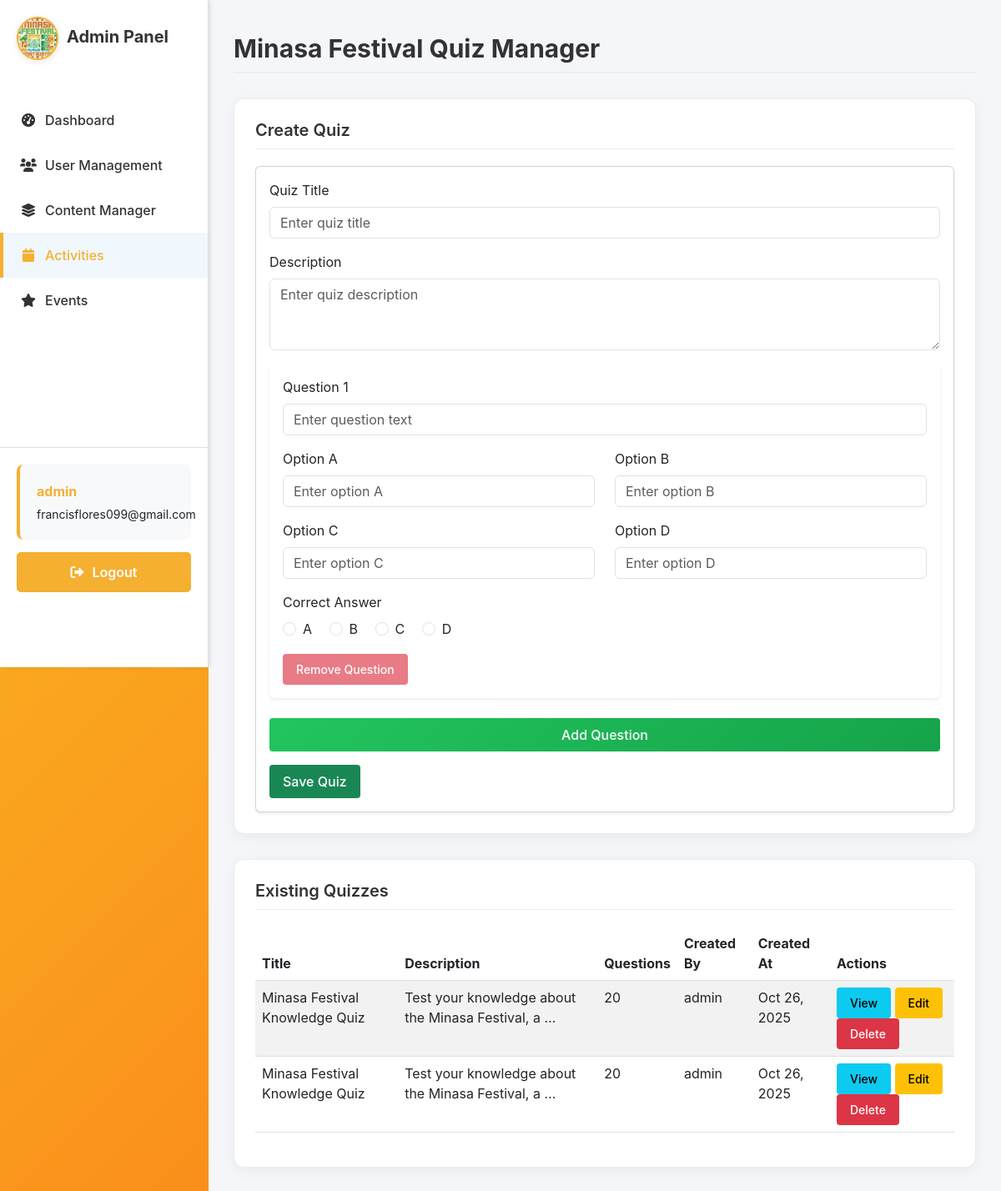
The app's page /adminpage/activities/ (signed in), older data.
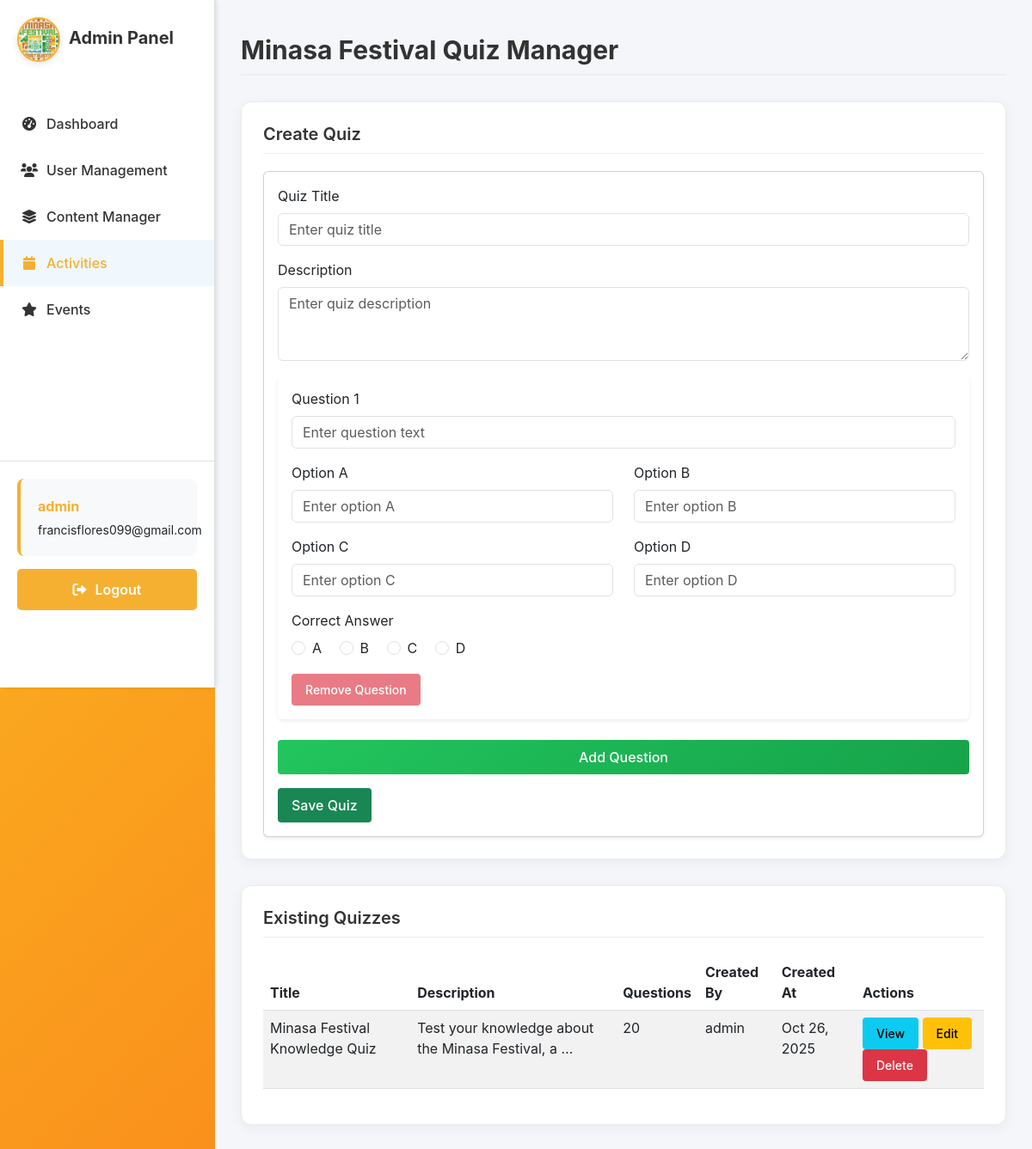
The same page, newer data.
### sections/models.py (models this page shows, shortened)
class Quiz(models.Model):
    title = models.CharField(max_length=200)
    description = models.TextField(blank=True, null=True)
    created_by = models.ForeignKey(User, on_delete=models.CASCADE)
    created_at = models.DateTimeField(auto_now_add=True)
    updated_at = models.DateTimeField(auto_now=True)
    class Meta:
        verbose_name = "Quiz"
        verbose_name_plural = "Quizzes"
        ordering = ['-created_at']

### sections/views.py (the view, shortened to what this page needs)
# urls.py: path('adminpage/activities/', views.adminpage_activities, name='adminpage-activities'),
@login_required
def adminpage_activities(request):
    if request.user.username == 'admin' or request.user.is_superuser:
        quizzes = Quiz.objects.all().order_by('-created_at')
        context = {
            'quizzes': quizzes,
        }
        return render(request, 'adminpage/adminpage-activities.html', context)
    return redirect('home')

### sections/templates/adminpage/adminpage-activities.html (shortened to what the changed rows need)
{% extends "users/base.html" %}
{% load static %}
{% block content %}
<link rel="stylesheet" href="{% static 'css/adminside.css' %}">
<div class="admin-sidebar">
    <div class="sidebar-header">
        <h2>Admin Panel</h2>
    </div>
</div>
<div class="admin-content">
    <div class="admin-header">
        <h1>Minasa Festival Quiz Manager</h1>
    </div>
    <div class="admin-panels">
        <section class="panel">
            <h2>Create Quiz</h2>
        </section>
        <section class="panel">
            <h2>Existing Quizzes</h2>
            {% if quizzes %}
                <div class="table-responsive">
                    <table class="table table-striped">
                        <thead>
                            <tr>
                                <th>Title</th>
                                <th>Description</th>
                                <th>Questions</th>
                                <th>Created By</th>
                                <th>Created At</th>
                                <th>Actions</th>
                            </tr>
                        </thead>
                        <tbody>
                            {% for quiz in quizzes %}
                                <tr>
                                    <td>{{ quiz.title }}</td>
                                    <td>{{ quiz.description|truncatechars:50 }}</td>
                                    <td>{{ quiz.questions.count }}</td>
                                    <td>{{ quiz.created_by.username }}</td>
                                    <td>{{ quiz.created_at|date:"M d, Y" }}</td>
                                    <td>
                                        <a href="{% url 'quiz-view' quiz.id %}" class="btn btn-sm btn-info">View</a>
                                        <a href="{% url 'quiz-edit' quiz.id %}" class="btn btn-sm btn-warning">Edit</a>
                                        <a href="{% url 'quiz-delete' quiz.id %}" class="btn btn-sm btn-danger">Delete</a>
                                    </td>
                                </tr>
                            {% endfor %}
                        </tbody>
                    </table>
                </div>
            {% else %}
                <p class="text-muted">No quizzes created yet.</p>
            {% endif %}
        </section>
    </div>
</div>
{% endblock %}

Row changes from the older to the newer data that the page shows:
removed Quiz: title "Minasa Festival Knowledge Quiz", description "Test your knowledge about the Minasa Festival, a …", questions.count "20", created_by.username "admin", created_at "Oct 26, 2025"
